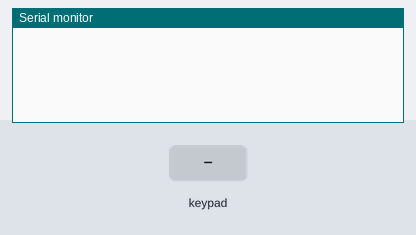
Bench run of a sketch on a simulated Arduino Uno, built with avr-gcc and run on an emulated ATmega328P. On the bench: the last lines printed to the serial monitor. Wiring (inferred from the names in the program): 4×4 keypad with keys 1 2 3 A 4 5 6 B 7 8 9 C * 0 # D: rows pin 8, pin 7, pin 6, pin 5; columns pin 11, pin 10, pin 9, pin 4. The inputs (shaded band) are chosen by the test bench.

Above: at 1.2 s.
1.3 s: key '1' pressed
At 2.1 s:
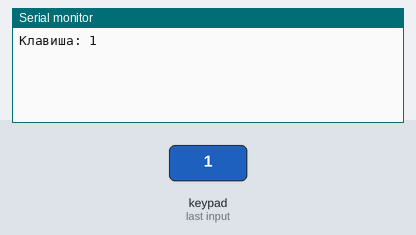
2.8 s: keypad keys 8 7 6 5 # pressed 0.4 s apart
At 5.6 s:
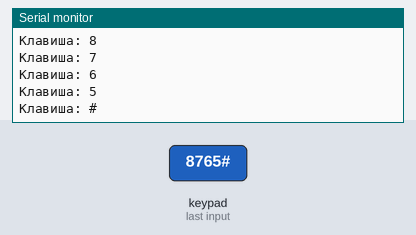
6.3 s: key 'A' pressed
At 7.1 s:
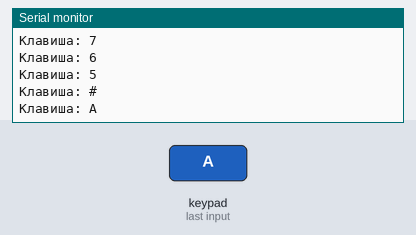
7.8 s: keypad keys 8 7 6 5 * pressed 0.4 s apart
At 10.6 s:
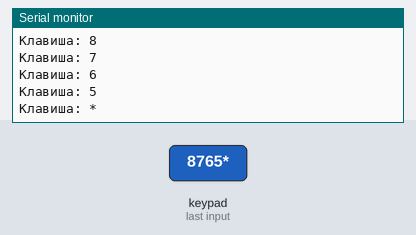
11.3 s: key 'B' pressed
At 12.0 s:
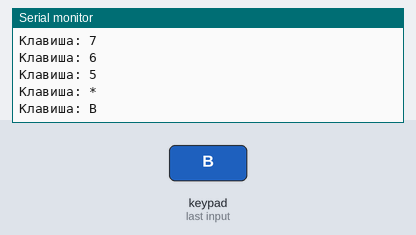
12.8 s: keypad keys 8 7 6 5 D pressed 0.4 s apart
At 15.6 s:
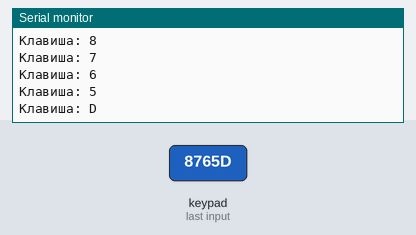
Timing chart, 0 to 17.1 s (numbered marks = the images above; inputs shaded):
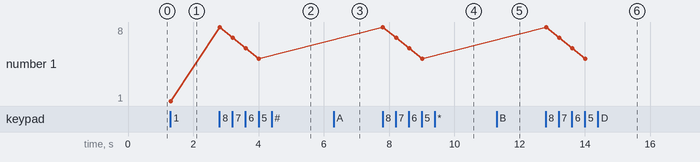

The sketch:

task_3.ino
```cpp
uint32_t lastDebounceTime[4][4] = {0};
const uint16_t DEBOUNCE_DELAY = 10; // 10ms
bool lastKeyState[4][4] = {{false}};
bool currentKeyState[4][4] = {{false}};

const int rowPins[4] = {8, 7, 6, 5};
const int colPins[4] = {11, 10, 9, 4};
char keys[4][4] = {
  {'1', '2', '3', 'A'},
  {'4', '5', '6', 'B'},
  {'7', '8', '9', 'C'},
  {'*', '0', '#', 'D'}
};

char keyValue;
volatile byte currentRow = 0;
volatile bool keyDetected = false;
volatile uint32_t isrTime = 0;  // Счетчик времени для прерываний

void setupKeyboardPins() {
  for(int i = 0; i < 4; i++) {
    pinMode(rowPins[i], OUTPUT);
    digitalWrite(rowPins[i], HIGH);
  }
  for(int i = 0; i < 4; i++) {
    pinMode(colPins[i], INPUT_PULLUP);
  }
}

ISR(TIMER1_COMPA_vect) {
  isrTime++;  // Увеличиваем счетчик времени

  digitalWrite(rowPins[currentRow], HIGH);
  currentRow = (currentRow + 1) % 4;
  digitalWrite(rowPins[currentRow], LOW);

  for (int col = 0; col < 4; col++) {
    bool rawState = (digitalRead(colPins[col]) == LOW);

    // Антидребезг
    if (rawState != lastKeyState[currentRow][col]) {
      lastDebounceTime[currentRow][col] = isrTime;
    }

    if ((isrTime - lastDebounceTime[currentRow][col]) > DEBOUNCE_DELAY) {
      if (currentKeyState[currentRow][col] != rawState) {
        currentKeyState[currentRow][col] = rawState;

        if (rawState) {
          keyDetected = true;
          keyValue = keys[currentRow][col];
        }
      }
    }

    lastKeyState[currentRow][col] = rawState;
  }
}

void setup() {
  Serial.begin(9600);
  setupKeyboardPins();

  // Настройка Timer1 для прерываний 1kHz
  TCCR1A = 0;
  TCCR1B = 0;
  TCNT1 = 0;

  OCR1A = 249;  // 1ms при 16MHz/64
  TCCR1B |= (1 << WGM12);
  TCCR1B |= (1 << CS11) | (1 << CS10);
  TIMSK1 |= (1 << OCIE1A);

  sei();
}

void loop() {
  if (keyDetected) {
    Serial.print("Клавиша: ");
    Serial.println(keyValue);
    keyDetected = false;
  }
}
```

Measured:
- after the input at 1.3 s, the serial monitor: prints a new line at once (image 1)
- after the input at 2.8 s, the serial monitor: prints a new line at once (image 2)
- after the input at 6.3 s, the serial monitor: prints a new line at once (image 3)
- after the input at 7.8 s, the serial monitor: prints a new line at once (image 4)
- after the input at 11.3 s, the serial monitor: prints a new line at once (image 5)
- after the input at 12.8 s, the serial monitor: prints a new line at once (image 6)
- plotted number 1: 1 → 5 after the input at 2.8 s
